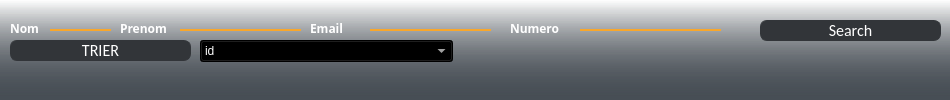
           <widget class="QWidget" name="SearchClientWidget" native="true">
            <property name="minimumSize">
             <size>
              <width>0</width>
              <height>100</height>
             </size>
            </property>
            <property name="maximumSize">
             <size>
              <width>16777215</width>
              <height>60</height>
             </size>
            </property>
            <property name="styleSheet">
             <string notr="true">background-color: qlineargradient(spread:pad, x1:0, y1:0, x2:0, y2:1, stop:0 rgba(42, 46, 50, 0), stop:1 rgba(71, 78, 85, 255));</string>
            </property>
            <widget class="QLineEdit" name="SearchClientByNom">
             <property name="geometry">
              <rect>
               <x>50</x>
               <y>10</y>
               <width>61</width>
               <height>21</height>
              </rect>
             </property>
             <property name="font">
              <font>
               <family>Arial Black</family>
               <pointsize>9</pointsize>
               <weight>75</weight>
               <bold>true</bold>
              </font>
             </property>
             <property name="styleSheet">
              <string notr="true">border: 0px solid rgb(249, 167, 43);
border-bottom-width: 2px;
border-radius: px;
background-color: rgba(255, 255, 255, 0);
color: rgb(255, 255, 255);</string>
             </property>
             <property name="text">
              <string/>
             </property>
             <property name="placeholderText">
              <string/>
             </property>
            </widget>
            <widget class="QLabel" name="ClientNameTitleSearch">
             <property name="geometry">
              <rect>
               <x>120</x>
               <y>20</y>
               <width>51</width>
               <height>17</height>
              </rect>
             </property>
             <property name="font">
              <font>
               <family>Arial Black</family>
               <pointsize>9</pointsize>
               <weight>75</weight>
               <bold>true</bold>
              </font>
             </property>
             <property name="styleSheet">
              <string notr="true">color: rgb(255, 255, 255);
background-color: rgba(255, 255, 255, 0);
border: 0px;</string>
             </property>
             <property name="text">
              <string>Prenom</string>
             </property>
            </widget>
            <widget class="QLineEdit" name="SearchClientByPrenom">
             <property name="geometry">
              <rect>
               <x>180</x>
               <y>10</y>
               <width>121</width>
               <height>21</height>
              </rect>
             </property>
             <property name="font">
              <font>
               <family>Arial Black</family>
               <pointsize>9</pointsize>
               <weight>75</weight>
               <bold>true</bold>
              </font>
             </property>
             <property name="styleSheet">
              <string notr="true">border: 0px solid rgb(249, 167, 43);
border-bottom-width: 2px;
border-radius: px;
background-color: rgba(255, 255, 255, 0);
color: rgb(255, 255, 255);</string>
             </property>
             <property name="text">
              <string/>
             </property>
             <property name="placeholderText">
              <string/>
             </property>
            </widget>
            <widget class="QLabel" name="ClientEmailTitleSearch">
             <property name="geometry">
              <rect>
               <x>310</x>
               <y>20</y>
               <width>51</width>
               <height>17</height>
              </rect>
             </property>
             <property name="minimumSize">
              <size>
               <width>0</width>
               <height>0</height>
              </size>
             </property>
             <property name="maximumSize">
              <size>
               <width>135</width>
               <height>16777215</height>
              </size>
             </property>
             <property name="font">
              <font>
               <family>Arial Black</family>
               <pointsize>9</pointsize>
               <weight>75</weight>
               <bold>true</bold>
              </font>
             </property>
             <property name="styleSheet">
              <string notr="true">color: rgb(255, 255, 255);
background-color: rgba(255, 255, 255,0);</string>
             </property>
             <property name="text">
              <string>Email</string>
             </property>
            </widget>
            <widget class="QLineEdit" name="SearchClientByEmail">
             <property name="geometry">
              <rect>
               <x>370</x>
               <y>10</y>
               <width>121</width>
               <height>21</height>
              </rect>
             </property>
             <property name="font">
              <font>
               <family>Arial Black</family>
               <pointsize>9</pointsize>
               <weight>75</weight>
               <bold>true</bold>
              </font>
             </property>
             <property name="styleSheet">
              <string notr="true">border: 0px solid rgb(249, 167, 43);
border-bottom-width: 2px;
border-radius: px;
background-color: rgba(255, 255, 255, 0);
color: rgb(255, 255, 255);</string>
             </property>
             <property name="text">
              <string/>
             </property>
             <property name="placeholderText">
              <string/>
             </property>
            </widget>
            <widget class="QLabel" name="ClientSubscriptionIdTitleSearch">
             <property name="geometry">
              <rect>
               <x>510</x>
               <y>20</y>
               <width>61</width>
               <height>17</height>
              </rect>
             </property>
             <property name="minimumSize">
              <size>
               <width>0</width>
               <height>0</height>
              </size>
             </property>
             <property name="maximumSize">
              <size>
               <width>135</width>
               <height>16777215</height>
              </size>
             </property>
             <property name="font">
              <font>
               <family>Arial Black</family>
               <pointsize>9</pointsize>
               <weight>75</weight>
               <bold>true</bold>
              </font>
             </property>
             <property name="styleSheet">
              <string notr="true">color: rgb(255, 255, 255);
background-color: rgba(255, 255, 255,0);</string>
             </property>
             <property name="text">
              <string>Numero</string>
             </property>
            </widget>
            <widget class="QLineEdit" name="SearchClientByNumero">
             <property name="geometry">
              <rect>
               <x>580</x>
               <y>10</y>
               <width>141</width>
               <height>21</height>
              </rect>
             </property>
             <property name="font">
              <font>
               <family>Arial Black</family>
               <pointsize>9</pointsize>
               <weight>75</weight>
               <bold>true</bold>
              </font>
             </property>
             <property name="styleSheet">
              <string notr="true">border: 0px solid rgb(249, 167, 43);
border-bottom-width: 2px;
border-radius: px;
background-color: rgba(255, 255, 255, 0);
color: rgb(255, 255, 255);</string>
             </property>
             <property name="text">
              <string/>
             </property>
             <property name="placeholderText">
              <string/>
             </property>
            </widget>
            <widget class="QPushButton" name="SearchClientButton">
             <property name="geometry">
              <rect>
               <x>760</x>
               <y>20</y>
               <width>181</width>
               <height>21</height>
              </rect>
             </property>
             <property name="styleSheet">
              <string notr="true">QPushButton
{
	background-color:rgb(50, 53, 57);
	border-style:solid;
	border-radius:7px;
	border-width:1px;
border-color: rgb(50, 53, 57);
	color:#ffffff;
	font-size:16px;
font-family:Calibri;
}

QPushButton:hover
{
	background-color: #00000000;
	border-color: rgb(30, 227, 0);
	/*color:rgb(30, 227, 0);*/
}

QPushButton:focus
{
	background-color:  rgb(30, 227, 0);
	border-color: rgba(30, 227, 0,0);
	color:rgb(255, 255, 255);
}
</string>
             </property>
             <property name="text">
              <string>Search</string>
             </property>
            </widget>
            <widget class="QLabel" name="ClientNameTitleSearch_2">
             <property name="geometry">
              <rect>
               <x>10</x>
               <y>20</y>
               <width>31</width>
               <height>17</height>
              </rect>
             </property>
             <property name="font">
              <font>
               <family>Arial Black</family>
               <pointsize>9</pointsize>
               <weight>75</weight>
               <bold>true</bold>
              </font>
             </property>
             <property name="styleSheet">
              <string notr="true">color: rgb(255, 255, 255);
background-color: rgba(255, 255, 255, 0);
border: 0px;</string>
             </property>
             <property name="text">
              <string>Nom</string>
             </property>
            </widget>
            <widget class="QPushButton" name="TriClientButton">
             <property name="geometry">
              <rect>
               <x>10</x>
               <y>40</y>
               <width>181</width>
               <height>21</height>
              </rect>
             </property>
             <property name="styleSheet">
              <string notr="true">QPushButton
{
	background-color:rgb(50, 53, 57);
	border-style:solid;
	border-radius:7px;
	border-width:1px;
border-color: rgb(50, 53, 57);
	color:#ffffff;
	font-size:16px;
font-family:Calibri;
}

QPushButton:hover
{
	background-color: #00000000;
	border-color: rgb(30, 227, 0);
	/*color:rgb(30, 227, 0);*/
}

QPushButton:focus
{
	background-color:  rgb(30, 227, 0);
	border-color: rgba(30, 227, 0,0);
	color:rgb(255, 255, 255);
}
</string>
             </property>
             <property name="text">
              <string>TRIER</string>
             </property>
            </widget>
            <widget class="QComboBox" name="ClientTriComboBox">
             <property name="geometry">
              <rect>
               <x>200</x>
               <y>40</y>
               <width>253</width>
               <height>22</height>
              </rect>
             </property>
             <property name="styleSheet">
              <string notr="true">color: rgb(255, 255, 255);</string>
             </property>
             <item>
              <property name="text">
               <string>id</string>
              </property>
             </item>
             <item>
              <property name="text">
               <string>nom</string>
              </property>
             </item>
             <item>
              <property name="text">
               <string>prenom</string>
              </property>
             </item>
             <item>
              <property name="text">
               <string>numero</string>
              </property>
             </item>
             <item>
              <property name="text">
               <string>email</string>
              </property>
             </item>
            </widget>
           </widget>
